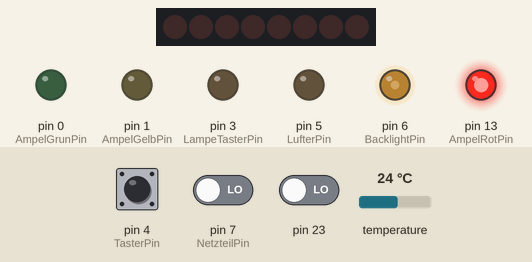
The sketch below on a simulated Arduino Uno, built with avr-gcc and run on an emulated ATmega328P. Shown: 8 shift-register outputs drawn as a row of LEDs (first output left, lit = HIGH), output pins drawn as LEDs (lit = HIGH). Wiring (inferred from the names in the program): shift register (74HC595): data pin 9; shift clock pin 8; latch pin 11. Wiring (inferred from the signals the program sends): row of LEDs: on Q0, Q1, Q2, Q3, Q4, Q5, Q6, Q7. Inputs (shaded band) come from the test bench; at power-on: temperature 24 °C, pin 4 (TasterPin) LOW, pin 7 (NetzteilPin) LOW, pin 23 LOW. Pins used as bus, display or sensor lines are not drawn.

Above: at 4.5 s.
4.6 s: temperature set to 29.5 °C
At 5.3 s:
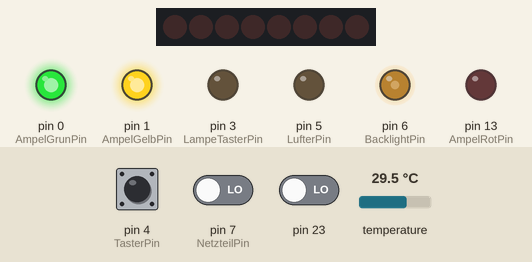
7.2 s: temperature set to 30.3 °C
At 7.8 s:
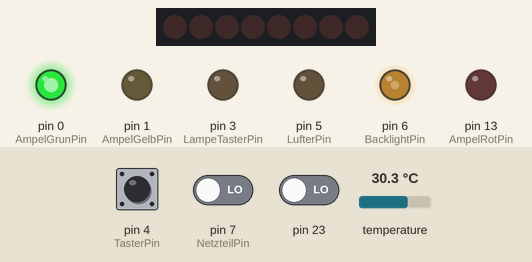
9.7 s: temperature set to 35.6 °C
13.5 s: temperature set to 36.7 °C
At 14.9 s:
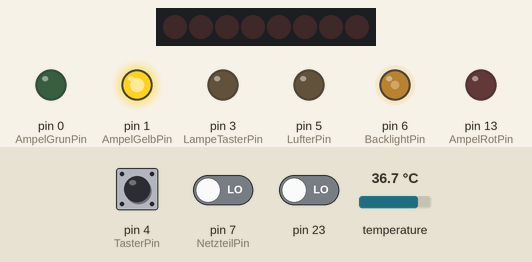
16.6 s: temperature set to 40.4 °C
20.4 s: temperature set to 41.7 °C
At 21.8 s:
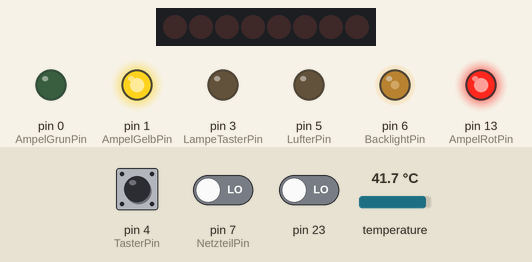
Timing chart, 0 to 30.3 s (numbered marks = the images above; inputs shaded):
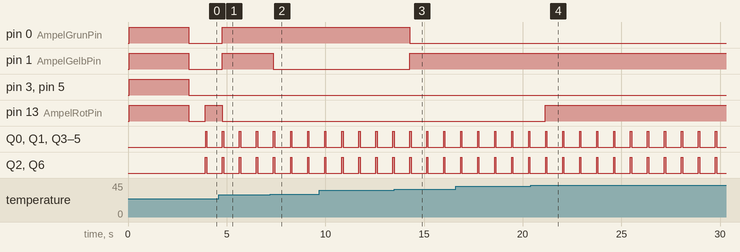

The sketch:

Netzteiloptimiert.ino
```cpp
#include <OneWire.h>
#include <DallasTemperature.h>
#include <stdlib.h>
#define ONE_WIRE_BUS 2      // Data wire is plugged into pin 2 on the Arduino
#define LampeTasterPin 3
#define TasterPin 4
#define LufterPin 5
#define BacklightPin 6
#define NetzteilPin 7
#define AmpelRotPin 13
#define AmpelGelbPin 1
#define AmpelGrunPin 0
#define RST 12
#define CE 11
#define DC 10
#define DIN 9
#define CLK 8

// Setup a oneWire instance to communicate with any OneWire devices
// (not just Maxim/Dallas temperature ICs)
OneWire oneWire(ONE_WIRE_BUS);

// Pass our oneWire reference to Dallas Temperature.
DallasTemperature sensors(&oneWire);

static const byte ASCII[][5] = {// ASCII Tabelle mit Fonts
  {0x00, 0x00, 0x00, 0x00, 0x00} // 20
  , {0x00, 0x00, 0x5f, 0x00, 0x00} // 21 !
  , {0x00, 0x07, 0x00, 0x07, 0x00} // 22 "
  , {0x14, 0x7f, 0x14, 0x7f, 0x14} // 23 #
  , {0x24, 0x2a, 0x7f, 0x2a, 0x12} // 24 $
  , {0x23, 0x13, 0x08, 0x64, 0x62} // 25 %
  , {0x36, 0x49, 0x55, 0x22, 0x50} // 26 &
  , {0x00, 0x05, 0x03, 0x00, 0x00} // 27 '
  , {0x00, 0x1c, 0x22, 0x41, 0x00} // 28 (
  , {0x00, 0x41, 0x22, 0x1c, 0x00} // 29 )
  , {0x14, 0x08, 0x3e, 0x08, 0x14} // 2a *
  , {0x08, 0x08, 0x3e, 0x08, 0x08} // 2b +
  , {0x00, 0x50, 0x30, 0x00, 0x00} // 2c ,
  , {0x08, 0x08, 0x08, 0x08, 0x08} // 2d -
  , {0x00, 0x60, 0x60, 0x00, 0x00} // 2e .
  , {0x20, 0x10, 0x08, 0x04, 0x02} // 2f /
  , {0x3e, 0x51, 0x49, 0x45, 0x3e} // 30 0
  , {0x00, 0x42, 0x7f, 0x40, 0x00} // 31 1
  , {0x42, 0x61, 0x51, 0x49, 0x46} // 32 2
  , {0x21, 0x41, 0x45, 0x4b, 0x31} // 33 3
  , {0x18, 0x14, 0x12, 0x7f, 0x10} // 34 4
  , {0x27, 0x45, 0x45, 0x45, 0x39} // 35 5
  , {0x3c, 0x4a, 0x49, 0x49, 0x30} // 36 6
  , {0x01, 0x71, 0x09, 0x05, 0x03} // 37 7
  , {0x36, 0x49, 0x49, 0x49, 0x36} // 38 8
  , {0x06, 0x49, 0x49, 0x29, 0x1e} // 39 9
  , {0x00, 0x36, 0x36, 0x00, 0x00} // 3a :
  , {0x00, 0x56, 0x36, 0x00, 0x00} // 3b ;
  , {0x08, 0x14, 0x22, 0x41, 0x00} // 3c <
  , {0x14, 0x14, 0x14, 0x14, 0x14} // 3d =
  , {0x00, 0x41, 0x22, 0x14, 0x08} // 3e >
  , {0x02, 0x01, 0x51, 0x09, 0x06} // 3f ?
  , {0x32, 0x49, 0x79, 0x41, 0x3e} // 40 @
  , {0x7e, 0x11, 0x11, 0x11, 0x7e} // 41 A
  , {0x7f, 0x49, 0x49, 0x49, 0x36} // 42 B
  , {0x3e, 0x41, 0x41, 0x41, 0x22} // 43 C
  , {0x7f, 0x41, 0x41, 0x22, 0x1c} // 44 D
  , {0x7f, 0x49, 0x49, 0x49, 0x41} // 45 E
  , {0x7f, 0x09, 0x09, 0x09, 0x01} // 46 F
  , {0x3e, 0x41, 0x49, 0x49, 0x7a} // 47 G
  , {0x7f, 0x08, 0x08, 0x08, 0x7f} // 48 H
  , {0x00, 0x41, 0x7f, 0x41, 0x00} // 49 I
  , {0x20, 0x40, 0x41, 0x3f, 0x01} // 4a J
  , {0x7f, 0x08, 0x14, 0x22, 0x41} // 4b K
  , {0x7f, 0x40, 0x40, 0x40, 0x40} // 4c L
  , {0x7f, 0x02, 0x0c, 0x02, 0x7f} // 4d M
  , {0x7f, 0x04, 0x08, 0x10, 0x7f} // 4e N
  , {0x3e, 0x41, 0x41, 0x41, 0x3e} // 4f O
  , {0x7f, 0x09, 0x09, 0x09, 0x06} // 50 P
  , {0x3e, 0x41, 0x51, 0x21, 0x5e} // 51 Q
  , {0x7f, 0x09, 0x19, 0x29, 0x46} // 52 R
  , {0x46, 0x49, 0x49, 0x49, 0x31} // 53 S
  , {0x01, 0x01, 0x7f, 0x01, 0x01} // 54 T
  , {0x3f, 0x40, 0x40, 0x40, 0x3f} // 55 U
  , {0x1f, 0x20, 0x40, 0x20, 0x1f} // 56 V
  , {0x3f, 0x40, 0x38, 0x40, 0x3f} // 57 W
  , {0x63, 0x14, 0x08, 0x14, 0x63} // 58 X
  , {0x07, 0x08, 0x70, 0x08, 0x07} // 59 Y
  , {0x61, 0x51, 0x49, 0x45, 0x43} // 5a Z
  , {0x00, 0x7f, 0x41, 0x41, 0x00} // 5b [
  , {0x02, 0x04, 0x08, 0x10, 0x20} // 5c ¥
  , {0x00, 0x41, 0x41, 0x7f, 0x00} // 5d ]
  , {0x04, 0x02, 0x01, 0x02, 0x04} // 5e ^
  , {0x40, 0x40, 0x40, 0x40, 0x40} // 5f _
  , {0x00, 0x01, 0x02, 0x04, 0x00} // 60 `
  , {0x20, 0x54, 0x54, 0x54, 0x78} // 61 a
  , {0x7f, 0x48, 0x44, 0x44, 0x38} // 62 b
  , {0x38, 0x44, 0x44, 0x44, 0x20} // 63 c
  , {0x38, 0x44, 0x44, 0x48, 0x7f} // 64 d
  , {0x38, 0x54, 0x54, 0x54, 0x18} // 65 e
  , {0x08, 0x7e, 0x09, 0x01, 0x02} // 66 f
  , {0x0c, 0x52, 0x52, 0x52, 0x3e} // 67 g
  , {0x7f, 0x08, 0x04, 0x04, 0x78} // 68 h
  , {0x00, 0x44, 0x7d, 0x40, 0x00} // 69 i
  , {0x20, 0x40, 0x44, 0x3d, 0x00} // 6a j
  , {0x7f, 0x10, 0x28, 0x44, 0x00} // 6b k
  , {0x00, 0x41, 0x7f, 0x40, 0x00} // 6c l
  , {0x7c, 0x04, 0x18, 0x04, 0x78} // 6d m
  , {0x7c, 0x08, 0x04, 0x04, 0x78} // 6e n
  , {0x38, 0x44, 0x44, 0x44, 0x38} // 6f o
  , {0x7c, 0x14, 0x14, 0x14, 0x08} // 70 p
  , {0x08, 0x14, 0x14, 0x18, 0x7c} // 71 q
  , {0x7c, 0x08, 0x04, 0x04, 0x08} // 72 r
  , {0x48, 0x54, 0x54, 0x54, 0x20} // 73 s
  , {0x04, 0x3f, 0x44, 0x40, 0x20} // 74 t
  , {0x3c, 0x40, 0x40, 0x20, 0x7c} // 75 u
  , {0x1c, 0x20, 0x40, 0x20, 0x1c} // 76 v
  , {0x3c, 0x40, 0x30, 0x40, 0x3c} // 77 w
  , {0x44, 0x28, 0x10, 0x28, 0x44} // 78 x
  , {0x0c, 0x50, 0x50, 0x50, 0x3c} // 79 y
  , {0x44, 0x64, 0x54, 0x4c, 0x44} // 7a z
  , {0x00, 0x08, 0x36, 0x41, 0x00} // 7b {
  , {0x00, 0x00, 0x7f, 0x00, 0x00} // 7c |
  , {0x00, 0x41, 0x36, 0x08, 0x00} // 7d }
  , {0x10, 0x08, 0x08, 0x10, 0x08} // 7e ←
  , {0x78, 0x46, 0x41, 0x46, 0x78} // 7f →
};

void LcdWriteString(char *characters) {
  // String ausgeben
  while (*characters) LcdWriteCharacter(*characters++);
}
void LcdWriteCharacter(char character) {
  // ASCII Zeichen ausgeben aus der Tabelle oben
  for (int i = 0; i < 5; i++) LcdWriteData(ASCII[character - 0x20][i]);
  LcdWriteData(0x00);
}
void LcdWriteCmd(byte cmd) {
  // Kommando an Display senden
  digitalWrite(DC, LOW); //DC pin is low for commands
  digitalWrite(CE, LOW);
  shiftOut(DIN, CLK, MSBFIRST, cmd); //transmit serial data
  digitalWrite(CE, HIGH);
}
void LcdWriteData(byte cmd) {
  // Daten an Display senden
  digitalWrite(DC, HIGH); //DC pin is high for data
  digitalWrite(CE, LOW);
  shiftOut(DIN, CLK, MSBFIRST, cmd); //transmit serial data
  digitalWrite(CE, HIGH);
}
void LcdClearScreen() {
  // Bildschirm leeren
  for (int i = 0; i < 504; i++)
    LcdWriteData(0x00);
}
void LcdXY(int x, int y) {
  // an X / Y Position gehen
  LcdWriteCmd(0x80 | x); // Spalte
  LcdWriteCmd(0x40 | y); // Zeile
}


char string[8];
char Temp;
bool TemperaturinOrdnung = false;
bool TemperaturSensorinOrdnung = false;
bool Taster = false;
bool letzterTasterZustand = false;
bool Einschalten = false;
bool Netzteil = false;
bool ueberhitzt = false;
bool LampeTaster = false;
byte pwmLufter = 255;
short Temperatur = 0;
unsigned long currentMillis = 0; // nicht verändern/ nicht von Interesse
unsigned long previousMillisNetzteil = 0; //nicht verändern/ nicht von Interesse
const long intervalNetzteil = 180000; //Dauer bis das Netzteil erneut eingeschaltet werden darf (3 Minuten)
unsigned long previousMillisLCD = 0;        // will store last time LCD was updated
const long intervalLCD = 1000;           // interval at which to update (milliseconds)
unsigned long previousMillisLED = 0; //nicht verändern/ nicht von Interesse
const long intervalLED = 250; //Dauer bis die LEd erneut eingeschaltet wird


void setup() {
  pinMode(RST, OUTPUT);
  pinMode(CE, OUTPUT);
  pinMode(DC, OUTPUT);
  pinMode(DIN, OUTPUT);
  pinMode(CLK, OUTPUT);
  pinMode(BacklightPin, OUTPUT);
  pinMode(LampeTasterPin, OUTPUT);
  pinMode(TasterPin, INPUT);
  pinMode(LufterPin, OUTPUT);
  pinMode(AmpelRotPin, OUTPUT);
  pinMode(AmpelGelbPin, OUTPUT);
  pinMode(AmpelGrunPin, OUTPUT);
  digitalWrite(RST, LOW);
  digitalWrite(RST, HIGH);
  analogWrite(BacklightPin, 100);
  LcdWriteCmd(0x21); // LCD extended commands
  LcdWriteCmd(0xB8); // set LCD Vop (contrast)
  LcdWriteCmd(0x04); // set temp coefficent
  LcdWriteCmd(0x14); // LCD bias mode 1:40
  LcdWriteCmd(0x20); // LCD basic commands
  LcdWriteCmd(0x0C); // LCD normal video
  LcdClearScreen();
  sensors.begin();
  //Serial.begin(9600);
  //hier LampenTest und Lüftertest
  analogWrite(LufterPin, 255);
  digitalWrite(LampeTasterPin, HIGH);
  digitalWrite(AmpelRotPin, HIGH);
  digitalWrite(AmpelGelbPin, HIGH);
  digitalWrite(AmpelGrunPin, HIGH);
  delay(3000);
  analogWrite(LufterPin, 0);
  digitalWrite(LampeTasterPin, LOW);
  digitalWrite(AmpelRotPin, LOW);
  digitalWrite(AmpelGelbPin, LOW);
  digitalWrite(AmpelGrunPin, LOW);
}

void LCDaktualisieren () {

  LcdClearScreen();
  LcdXY(0, 0);
  LcdWriteString("Temperatur ist");
  LcdXY(0, 1);
  LcdWriteString(Temp);
  LcdXY(35, 1);
  LcdWriteString("Celsius");

  if (!TemperaturSensorinOrdnung) {
    LcdXY(0, 3);
    LcdWriteString("Fehler");
    LcdXY(0, 4);
    LcdWriteString("Temperatur-");
    LcdXY(0, 5);
    LcdWriteString("sensor");
  }

  if (Temperatur < 40 && TemperaturSensorinOrdnung && !ueberhitzt) {
    LcdXY(0, 2);
    LcdWriteString("Temperatur");
    LcdXY(0, 3);
    LcdWriteString("in Ordung");
    if (!Netzteil) {
      LcdXY(0, 4);
      LcdWriteString("Einschalten");
      LcdXY(0, 5);
      LcdWriteString("moeglich");
    }
    if (Netzteil) {
      LcdXY(0, 4);
      LcdWriteString("Netzteil");
      LcdXY(0, 5);
      LcdWriteString("eingeschaltet");
    }
  }

  if (Temperatur >= 40 && Temperatur < 50 && !ueberhitzt) {
    LcdXY(0, 2);
    LcdWriteString("Temperatur");
    LcdXY(0, 3);
    LcdWriteString("hoch");
    if (!Netzteil) {
      LcdXY(0, 4);
      LcdWriteString("Einschalten");
      LcdXY(0, 5);
      LcdWriteString("moeglich");
    }
    if (Netzteil) {
      LcdXY(0, 4);
      LcdWriteString("Netzteil");
      LcdXY(0, 5);
      LcdWriteString("eingeschaltet");
    }
  }

  if (Temperatur >= 50 && !ueberhitzt) {
    LcdXY(0, 2);
    LcdWriteString("Temperatur");
    LcdXY(0, 3);
    LcdWriteString("sehr hoch");
    if (!Netzteil) {
      LcdXY(0, 4);
      LcdWriteString("Einschalten");
      LcdXY(0, 5);
      LcdWriteString("moeglich");
    }
    if (Netzteil) {
      LcdXY(0, 4);
      LcdWriteString("Netzteil");
      LcdXY(0, 5);
      LcdWriteString("eingeschaltet");
      LcdXY(0, 6);
      LcdWriteString("Last zu hoch");
    }
  }

  if (ueberhitzt) {
    LcdXY(0, 2);
    LcdWriteString("Netzteil ueber-");
    LcdXY(0, 3);
    LcdWriteString("hitzt. Wieder-");
    LcdXY(0, 4);
    LcdWriteString("einschalten in");
    LcdXY(0, 5);
    LcdWriteString("3 Minuten");
  }
}

void BlinkenLampeTaster () {
  //Steuerung der Lampe des Taster
  if (Temperatur >= 50 || ueberhitzt) {

    if (currentMillis - previousMillisLED >= intervalLED) {
      previousMillisLED = currentMillis;
      // if the LED is off turn it on and vice-versa:
      if (!LampeTaster) {
        LampeTaster = true;
      }
      else {
        LampeTaster = false;
      }

      // set the LED with the ledState of the variable:
      digitalWrite(LampeTasterPin , LampeTaster );
    }
  }
}

void Ampel () {
  if (ueberhitzt || !TemperaturSensorinOrdnung) {
    digitalWrite(AmpelRotPin, HIGH);
    digitalWrite(AmpelGelbPin, LOW);
    digitalWrite(AmpelGrunPin, LOW);
  }

  else {
    if (Temperatur <= 30) {
      digitalWrite(AmpelRotPin, LOW);
      digitalWrite(AmpelGelbPin, LOW);
      digitalWrite(AmpelGrunPin, HIGH);
    }

    if (Temperatur < 30 && Temperatur <= 35) {
      digitalWrite(AmpelRotPin, LOW);
      digitalWrite(AmpelGelbPin, HIGH);
      digitalWrite(AmpelGrunPin, HIGH);
    }

    if (Temperatur > 35 && Temperatur <= 40) {
      digitalWrite(AmpelRotPin, LOW);
      digitalWrite(AmpelGelbPin, HIGH);
      digitalWrite(AmpelGrunPin, LOW);
    }

    if (Temperatur > 40 && Temperatur <= 50) {
      digitalWrite(AmpelRotPin, HIGH);
      digitalWrite(AmpelGelbPin, HIGH);
      digitalWrite(AmpelGrunPin, LOW);
    }

    if (Temperatur > 50) {
      digitalWrite(AmpelRotPin, HIGH);
      digitalWrite(AmpelGelbPin, LOW);
      digitalWrite(AmpelGrunPin, LOW);
    }
  }
}

void Lufter () {
  /* pwmLufter = map(Temperatur, 30, 50, 120, 255);
    if (Temperatur <= 30) {
     pwmLufter = 0; //Luefter unter 30C abschalten
    }
    else if (Temperatur >= 50 || ueberhitzt) {
     pwmLufter = 255; //Luefter über 50C voll aufdrehen
    }
    analogWrite (LufterPin, pwmLufter); //Luefter Geschwindigkeit an den Pin schreiben

  */
  if (Temperatur >= 50 || ueberhitzt) {
    pwmLufter = 255;
  }
  else {
    pwmLufter = 0;
  }
  analogWrite (LufterPin, pwmLufter);
}


void Tempsensorcheck () {
  if (Temperatur >= 0) {
    TemperaturSensorinOrdnung = true; // hier Temperatur Sensor Abfrage
  }
  else {
    TemperaturSensorinOrdnung = false;
  }
}

void ueberhitzcheck () {
  Tempsensorcheck ();
  if (Temperatur >= 60) {
    ueberhitzt = true; // bei 60C überhitzt das Netzteil
  }
  if (ueberhitzt && Temperatur >= 50 ) {
    previousMillisNetzteil = currentMillis; //Timer zurücksetzten weil Temperatur noch zu hoch
  }
  if (ueberhitzt && currentMillis - previousMillisNetzteil >= intervalNetzteil) {
    ueberhitzt = false; //Wenn die Zeit abgelaufen ist
  }
  if (TemperaturSensorinOrdnung && !ueberhitzt) {
    TemperaturinOrdnung = true;
  }
}


void check () {

  //abfrage des Tasters
  Taster = digitalRead(TasterPin);
  if (Taster && Taster != letzterTasterZustand) {
    Einschalten = !Einschalten;
    return;
  } //Vergleich den letzten Zustand des Tasters mit dem aktuellen Zustand
  else {
    Temp = (char)Temperatur;
    LCDaktualisieren (); // Aktualisiert den LCD Bildschirm
  }

  //abfrage des Tasters
  Taster = digitalRead(TasterPin);
  if (Taster && Taster != letzterTasterZustand) {
    Einschalten = !Einschalten;
    return;
  } //Vergleich den letzten Zustand des Tasters mit dem aktuellen Zustand
  else {
    Ampel ();  //Aktualisiert die Ampel
  }


  //abfrage des Tasters
  Taster = digitalRead(TasterPin);
  if (Taster && Taster != letzterTasterZustand) {
    Einschalten = !Einschalten;
    return;
  } //Vergleich den letzten Zustand des Tasters mit dem aktuellen Zustand
  else {
    Lufter (); //Aktualisiert die Lüfter
  }

  //abfrage des Tasters
  Taster = digitalRead(TasterPin);
  if (Taster && Taster != letzterTasterZustand) {
    Einschalten = !Einschalten;
    return;
  } //Vergleich den letzten Zustand des Tasters mit dem aktuellen Zustand
  else {
    ueberhitzcheck (); //Aktualisiert den Überhitzt Check
  }

  //abfrage des Tasters
  Taster = digitalRead(TasterPin);
  if (Taster && Taster != letzterTasterZustand) {
    Einschalten = !Einschalten;
    return;
  } //Vergleich den letzten Zustand des Tasters mit dem aktuellen Zustand
  else {
    BlinkenLampeTaster (); // Lässt die Lampe des Tasters Blinken
  }
}


void loop() {
  currentMillis = millis();

  //abfrage des Tasters
  Taster = digitalRead(TasterPin);
  if (Taster && Taster != letzterTasterZustand) {
    Einschalten = !Einschalten;
  }
  else {
    sensors.requestTemperatures(); // Send the command to get temperatures
    Temperatur = (int)sensors.getTempCByIndex(0); //Temperatur wird weiter verwendet
    check (); // führt alle anderen Nebenfunktionen aus, wenn in dieser Zeit der Taster gedrückt wird, springt er nach durchlaufen einer Unterfunktion aus der check funktion heraus und schaltet das Netzteil entsprechend
  }


  //Netzteil
  if (Einschalten && TemperaturinOrdnung) {
    Netzteil = true;
    pinMode(NetzteilPin, OUTPUT);
    digitalWrite(NetzteilPin, LOW);
  }
  else {
    pinMode(NetzteilPin, INPUT);
    Netzteil = false;
    Einschalten = false;
  }

  letzterTasterZustand = Taster;  // save the current state as the last state, for next time through the loop

}
```

Measured:
- the behaviour switches between 29.9 and 30 °C on temperature (found by bisection; images 1 and 2)
- the behaviour switches between 35.9 and 36 °C on temperature (found by bisection; images 2 and 3)
- the behaviour switches between 40.9 and 41 °C on temperature (found by bisection; images 3 and 4)
- after the input at 7.2 s, pin 1 (AmpelGelbPin): HIGH → LOW after 0.17 s
- after the input at 13.5 s, pin 0 (AmpelGrunPin): HIGH → LOW after 0.78 s; pin 1 (AmpelGelbPin): LOW → HIGH after 0.78 s
- after the input at 20.4 s, pin 13 (AmpelRotPin): LOW → HIGH after 0.75 s
